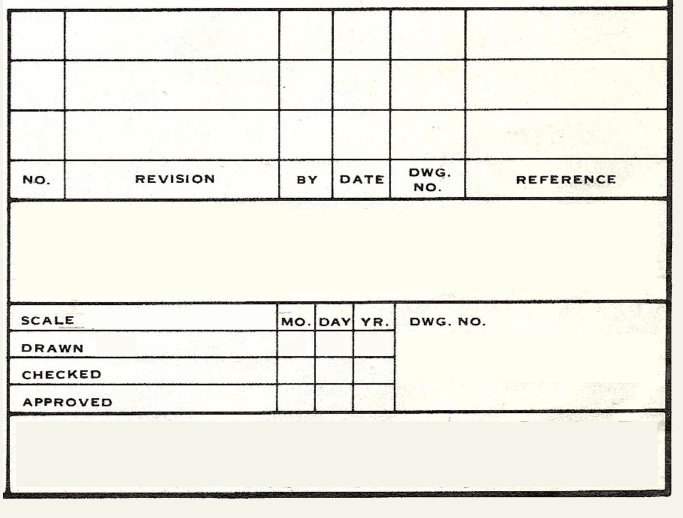
#> input picture patterns/1.jpg, 1365 x 1035 px (shown at 1/2 size)
$ python -i patter_matcher.py   (imports and definitions only)   (older library calls are emulated)
#> lines starting #> are read from the running program, lines starting #| are printed output that depends on the picture; after the words box and inside, x2 and y2 are one past the last pixel; in counts of white or black regions, pixels touching at a corner belong together
#> further down, picture is the input picture: shape (1035, 1365, 3); mean B, G, R 225.1, 233.9, 233.8
import cv2
import numpy as np
import os
import csv
import math
from numpy import linalg as LA

# [218 lines left out: functions get_files, createDir, largestTrianglePointsIdxs, findNearesPoints, alignImages, rotateIMG, not called in this run]


def line_intersection(l1, l2):
    line1 = ([l1[0],l1[1]],[l1[2],l1[3]])
    line2 = ([l2[0],l2[1]],[l2[2],l2[3]])

    xdiff = (line1[0][0] - line1[1][0], line2[0][0] - line2[1][0])
    ydiff = (line1[0][1] - line1[1][1], line2[0][1] - line2[1][1])

    def det(a, b):
        return a[0] * b[1] - a[1] * b[0]

    div = det(xdiff, ydiff)
    if div == 0:
        return None

    d = (det(*line1), det(*line2))
    x = det(d, xdiff) / div
    y = det(d, ydiff) / div
    return (int(x), int(y))


def distance(point1, point2):
    return math.sqrt((point1[0]-point2[0])**2 + (point1[1]-point2[1])**2)


def isPontOnLine(point, line):
    return abs(distance([line[0],line[1]], point) + distance([line[2],line[3]], point)         - distance([line[0],line[1]], [line[2],line[3]])) < 3


def getKeyPoints(rotate_img, saveJpeg = False):
#> called with saveJpeg = False
    global pcount
    midImage = cv2.cvtColor(rotate_img, cv2.COLOR_BGR2GRAY)

    BLACK_LIMIT = 200

    midImage[midImage < BLACK_LIMIT] = 0
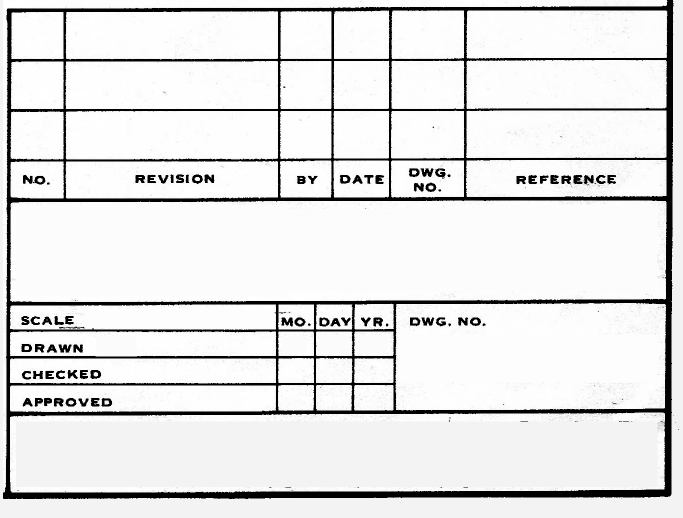
#> midImage: shape (1035, 1365) (shown at 1/2 size); min 0, max 255, mean 227.1
    midImage[midImage > BLACK_LIMIT] = 255

    thresh = cv2.threshold(midImage, 170, 200, cv2.THRESH_BINARY_INV)[1]
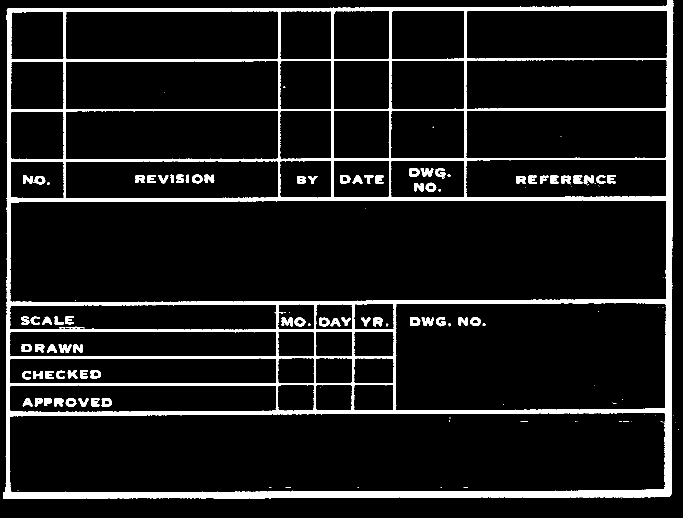
#> thresh: shape (1035, 1365) (shown at 1/2 size); values 0 (black) and 200 (white), 9.1% white; 130 white regions (56 under 20 px), largest, box (x1, y1, x2, y2) and area: (6, 0, 1347, 998) 114357, (563, 635, 586, 653) 279, (841, 337, 867, 354) 275

    horizontal = np.copy(thresh)
    vertical = np.copy(thresh)

    scale = 10

    horizontalCols = horizontal.shape[1]
    horizontalSize = horizontalCols / scale
    horizontalSize = int(horizontalSize)
    horizontalStructure = cv2.getStructuringElement(cv2.MORPH_RECT, (horizontalSize, 1))
    horizontal = cv2.morphologyEx(horizontal, cv2.MORPH_OPEN, horizontalStructure)
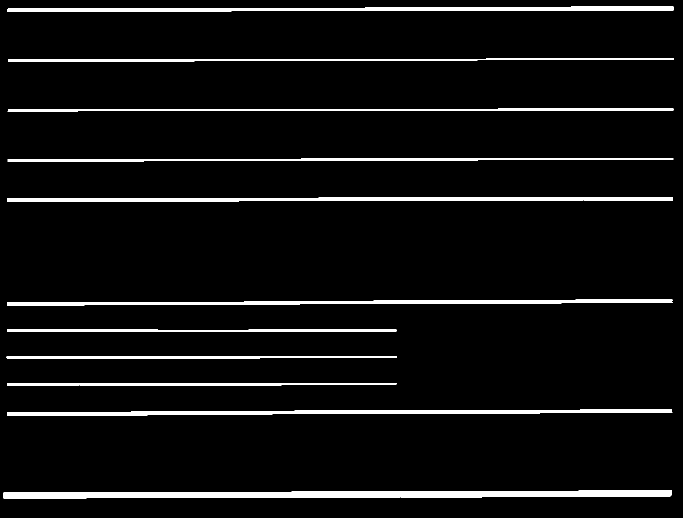
#> horizontal: shape (1035, 1365) (shown at 1/2 size); values 0 (black) and 200 (white), 5.4% white; 11 white regions, largest, box (x1, y1, x2, y2) and area: (7, 980, 1344, 997) 16283, (14, 818, 1345, 831) 9196, (14, 13, 1347, 24) 9095


    verticalRows = vertical.shape[0]
    verticalSize = verticalRows / scale
    verticalSize = int(verticalSize)
    verticalStructure = cv2.getStructuringElement(cv2.MORPH_RECT, (1, verticalSize))
    vertical = cv2.morphologyEx(vertical, cv2.MORPH_OPEN, verticalStructure)
#> vertical: shape (1035, 1365); values 0 (black) and 200 (white), 2% white; 11 white regions, largest, box (x1, y1, x2, y2) and area: (1330, 0, 1346, 994) 11934, (13, 17, 22, 998) 6399, (663, 15, 668, 402) 1669


    SE = cv2.getStructuringElement(cv2.MORPH_RECT, (1,5))
    horizontal = cv2.dilate(horizontal, SE, iterations=1)
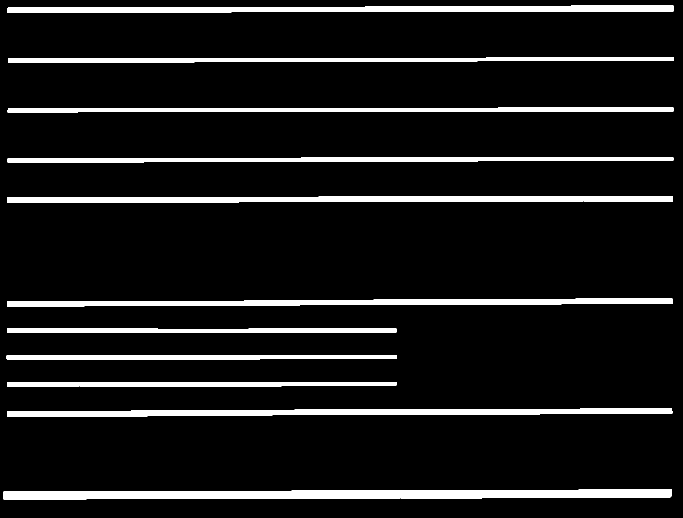
#> horizontal: shape (1035, 1365) (shown at 1/2 size); values 0 (black) and 200 (white), 9.1% white; 11 white regions, largest, box (x1, y1, x2, y2) and area: (7, 978, 1344, 999) 21631, (14, 816, 1345, 833) 14520, (14, 11, 1347, 26) 14427

    SE = cv2.getStructuringElement(cv2.MORPH_RECT, (5,1))
    vertical = cv2.dilate(vertical, SE, iterations=1)
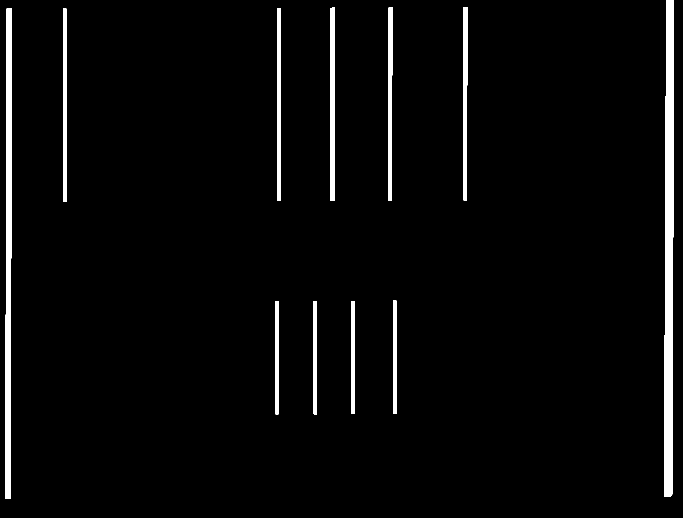
#> vertical: shape (1035, 1365) (shown at 1/2 size); values 0 (black) and 200 (white), 3.4% white; 11 white regions, largest, box (x1, y1, x2, y2) and area: (1328, 0, 1348, 994) 15910, (11, 17, 24, 998) 10324, (661, 15, 670, 402) 3217

    lines_mask = horizontal + vertical
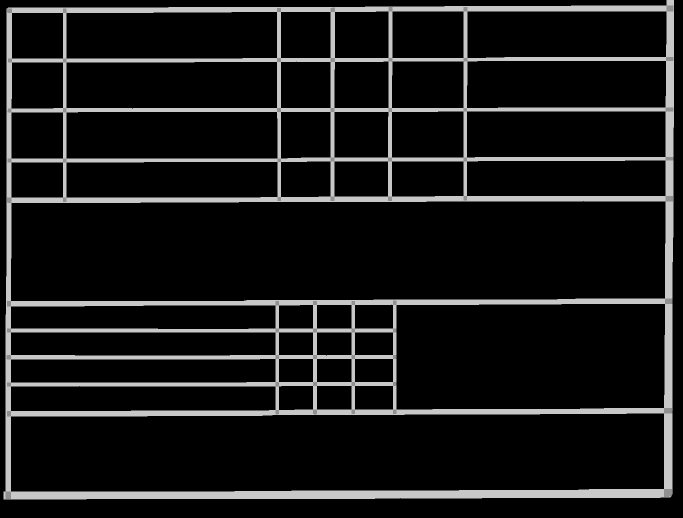
#> lines_mask: shape (1035, 1365) (shown at 1/2 size); min 0, max 200, mean 24

    # cv2.imwrite(RESULTS_DIR + "im" + str(pcount) + "_linesmask.jpg", lines_mask)


    points_image = rotate_img.copy()

    linesP = cv2.HoughLinesP(lines_mask, 1, np.pi/180, 50, None, 20, 20)
#> linesP = 236 rows, first 6: [13, 118, 1347, 118], [13, 117, 1347, 117], [13, 319, 1346, 319], [16, 15, 1347, 15], [7, 991, 1342, 991], [7, 990, 1343, 990]
    # linesP = cv2.HoughLines(lines_mask, 1, np.pi / 180, 150)


    if linesP is not None:
        horizontalLines = [line[0] for line in linesP if abs(line[0][2] - line[0][0]) > abs(line[0][3] - line[0][1])]
#> horizontalLines = 141 items, first 6: [13, 118, 1347, 118], [13, 117, 1347, 117], [13, 319, 1346, 319], [16, 15, 1347, 15], [7, 991, 1342, 991], [7, 990, 1343, 990]
        verticalLines = [line[0] for line in linesP if abs(line[0][2] - line[0][0]) < abs(line[0][3] - line[0][1])]
#> verticalLines = 95 items, first 6: [1328, 979, 1345, 0], [1329, 979, 1346, 0], [1328, 884, 1343, 0], [1335, 979, 1346, 347], [1331, 979, 1347, 24], [1333, 979, 1347, 168]

        LINE_OFFSET = 20
        count = 0
        for i in range(0, len(horizontalLines)):
            l = horizontalLines[i]
            l[0] -= LINE_OFFSET
            l[2] += LINE_OFFSET
            horizontalLines[i] = l
            # points_image = cv2.line(points_image, (l[0], l[1]), (l[2], l[3]), (0, 0, 255), 2, cv2.LINE_AA)
            # cv2.imwrite(RESULTS_DIR + table_file + str(count) + "_points.jpg", lineimg)
            count += 1
#> this loop made 141 passes
#> after the loop, count = 141; horizontalLines = 141 items, first 6: [-7, 118, 1367, 118], [-7, 117, 1367, 117], [-7, 319, 1366, 319], [-4, 15, 1367, 15], [-13, 991, 1362, 991], [-13, 990, 1363, 990]

        for i in range(0, len(verticalLines)):
            l = verticalLines[i]
            l[1] += LINE_OFFSET
            l[3] -= LINE_OFFSET
            verticalLines[i] = l
            # points_image = cv2.line(points_image, (l[0], l[1]), (l[2], l[3]), (0, 0, 255), 2, cv2.LINE_AA)
            # cv2.imwrite(RESULTS_DIR + table_file + str(count) + "_points.jpg", lineimg)
            count += 1
#> this loop made 95 passes
#> after the loop, count = 236; verticalLines = 95 items, first 6: [1328, 999, 1345, -20], [1329, 999, 1346, -20], [1328, 904, 1343, -20], [1335, 999, 1346, 327], [1331, 999, 1347, 4], [1333, 999, 1347, 148]

        keypoints = []
        count = 0
        for horizontal_line in horizontalLines:
            for vertical_line in verticalLines:
                point = line_intersection(horizontal_line, vertical_line)
                if point is not None:
                    if isPontOnLine(point, vertical_line) and isPontOnLine(point, horizontal_line):
                        keypoints.append(point)
#> this loop made 141 passes
#> horizontal_line on passes 2 to 9: [-7, 117, 1367, 117], [-7, 319, 1366, 319], [-4, 15, 1367, 15], [-13, 991, 1362, 991], [-13, 990, 1363, 990], [-8, 602, 1364, 602], [-7, 17, 1367, 17], [-9, 824, 1364, 824]

        hasChanges = True
        while hasChanges:
            hasChanges = False

            for keypoint in keypoints:
                if hasChanges:
                    break
                neighbours = []
                for neighbour in keypoints:
                    if keypoint == neighbour:
                        continue

                    if math.sqrt((keypoint[0]-neighbour[0])**2 + (keypoint[1]-neighbour[1])**2) < 30:
                        neighbours.append(neighbour)

                if len(neighbours) > 0:
                    new_keypoint = keypoint
                    for neighbour in neighbours:
                        new_keypoint = (new_keypoint[0] + neighbour[0],
                                        new_keypoint[1] + neighbour[1])

                    new_keypoint = (int(new_keypoint[0] / (len(neighbours) + 1)),
                                    int(new_keypoint[1] / (len(neighbours) + 1)))

                    keypoints = [point for point in keypoints if point not in neighbours and point != keypoint]
                    keypoints.append(new_keypoint)

                    hasChanges = True
                    break
#> this loop made 65 passes

        im_heigth, im_width = points_image.shape[:2]
        PIXEL_OFFSET = 20
        x_left = max(0, min([point[0] for point in keypoints]) - PIXEL_OFFSET)
        x_right = min(im_width - 1, max([point[0] for point in keypoints]) + PIXEL_OFFSET)
        y_top = max(0, min([point[1] for point in keypoints]) - PIXEL_OFFSET)
        y_bottom = min(im_heigth - 1, max([point[1] for point in keypoints]) + PIXEL_OFFSET)

        # cv2.rectangle(points_image, (x_left, y_top),
        #                         (x_right, y_bottom), (0, 255, 0), 5)

        cropped_im = points_image[y_top:y_bottom, x_left:x_right]

        for index in range(len(keypoints)):
            point = keypoints[index]
            point = (point[0] - x_left, point[1] - y_top)
            keypoints[index] = point
            cv2.circle(cropped_im, point, radius=10, color=(0, 255, 0), thickness=-1)
#> this loop made 64 passes
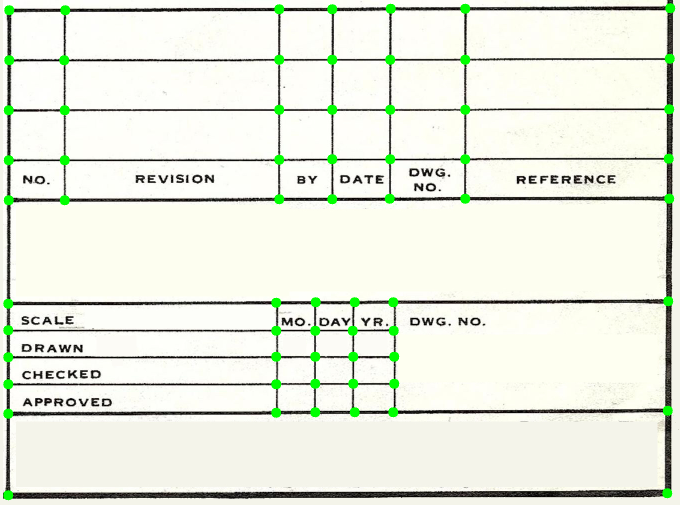
#> cropped_im: shape (1010, 1360, 3) (shown at 1/2 size); mean B, G, R 222.8, 235.3, 231.4


        if saveJpeg:
            cv2.imwrite(RESULTS_DIR + "im" + str(pcount) + "_points.jpg", cropped_im)

        return cropped_im, keypoints, x_left, y_top


MIN_DIST = 35
RESULTS_DIR = "results/"
PATTERN_PATH = "patterns/"

pcount = 0
# [1 line not run here, left out]

# [46 lines left out: function match_pattern, not called in this run]


# In[ ]:


# In[ ]:


# In[ ]:

>>> import cv2
>>> picture = cv2.imread('patterns/1.jpg')
>>> result = getKeyPoints(picture)

$ run again, on patterns/111-1885-001_3_small.jpg
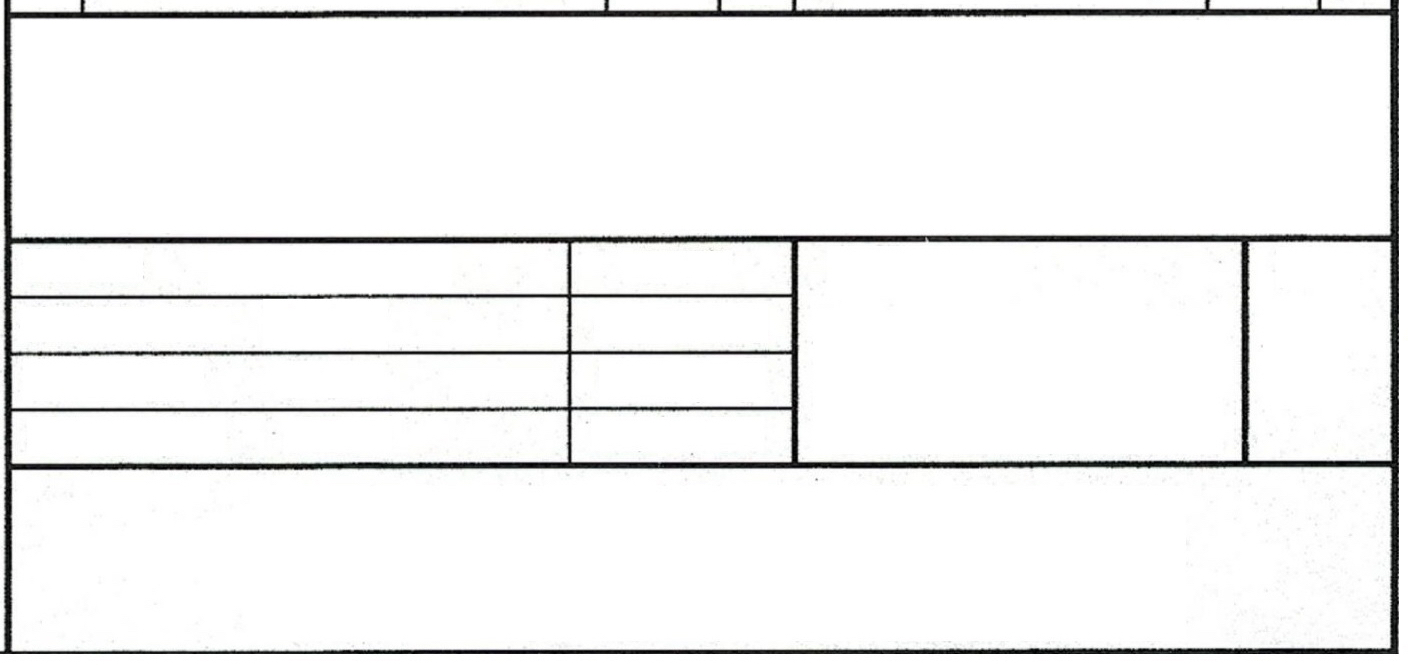
#> input picture patterns/111-1885-001_3_small.jpg, 1410 x 665 px
#> picture is the input picture: shape (665, 1410, 3); mean B, G, R 241, 241.1, 241
#> in getKeyPoints, `thresh = cv2.threshold(midImage, 170, 200, cv2.THRESH_BINARY_INV)[1]`:
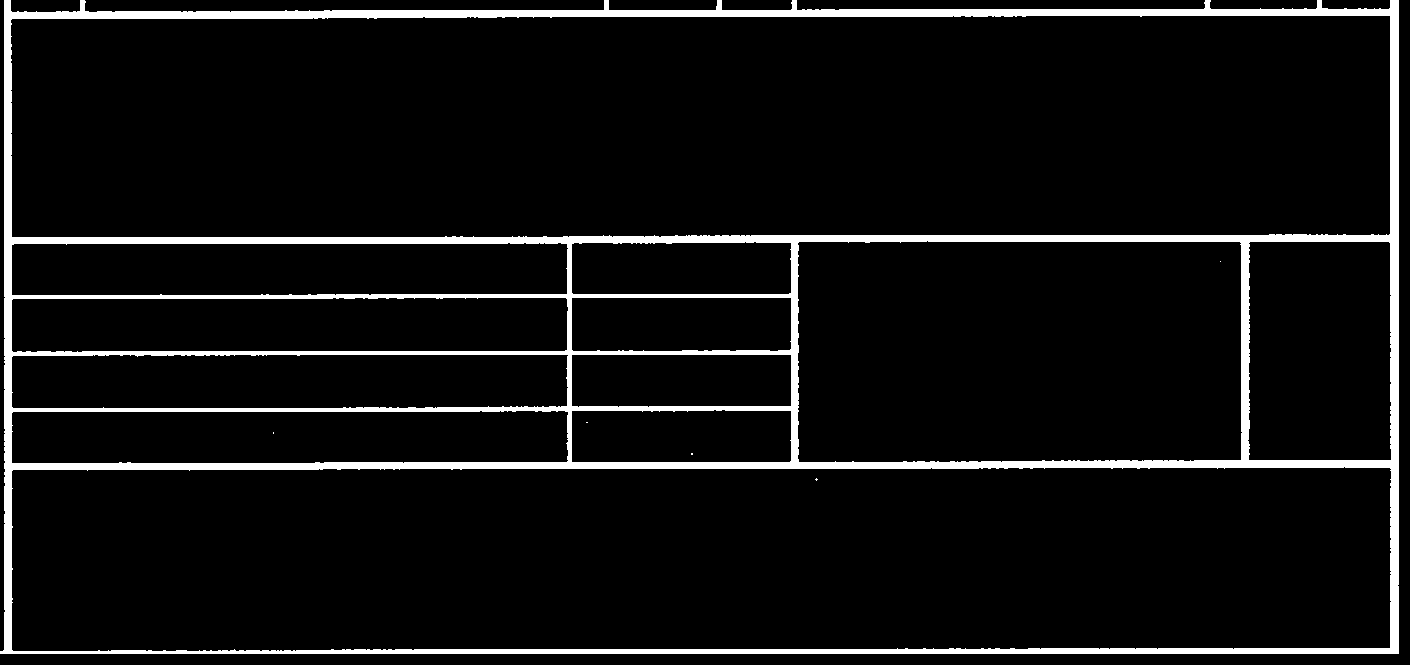
#> thresh: shape (665, 1410); values 0 (black) and 200 (white), 6.7% white; 6 white regions (5 under 20 px), largest, box (x1, y1, x2, y2) and area: (0, 0, 1399, 654) 62795
#> linesP = 142 rows, first 6: [0, 655, 1398, 655], [3, 462, 1400, 462], [2, 240, 1400, 240], [2, 236, 1400, 236], [2, 13, 1400, 13], [3, 468, 1400, 468]
#> in getKeyPoints, `horizontalLines = [line[0] for line in linesP if abs(line[0][2] - line..`: horizontalLines = 78 items, first 6: [0, 655, 1398, 655], [3, 462, 1400, 462], [2, 240, 1400, 240], [2, 236, 1400, 236], [2, 13, 1400, 13], [3, 468, 1400, 468]
#> in getKeyPoints, `verticalLines = [line[0] for line in linesP if abs(line[0][2] - line[0..`: verticalLines = 64 items, first 6: [1389, 0, 1400, 646], [1391, 0, 1400, 524], [1391, 18, 1400, 570], [1388, 66, 1398, 646], [12, 648, 12, 0], [4, 648, 4, 0]
#> the loop in getKeyPoints, `for i in range(0, len(horizontalLines)):` made 78 passes
#> after the loop in getKeyPoints, `for i in range(0, len(horizontalLines)):`: count = 78; horizontalLines = 78 items, first 6: [-20, 655, 1418, 655], [-17, 462, 1420, 462], [-18, 240, 1420, 240], [-18, 236, 1420, 236], [-18, 13, 1420, 13], [-17, 468, 1420, 468]
#> the loop in getKeyPoints, `for i in range(0, len(verticalLines)):` made 64 passes
#> after the loop in getKeyPoints, `for i in range(0, len(verticalLines)):`: count = 142; verticalLines = 64 items, first 6: [1389, 20, 1400, 626], [1391, 20, 1400, 504], [1391, 38, 1400, 550], [1388, 86, 1398, 626], [12, 668, 12, -20], [4, 668, 4, -20]
#> the loop in getKeyPoints, `for horizontal_line in horizontalLines:` made 78 passes
#> horizontal_line on passes 2 to 9: [-17, 462, 1420, 462], [-18, 240, 1420, 240], [-18, 236, 1420, 236], [-18, 13, 1420, 13], [-17, 468, 1420, 468], [-17, 463, 1420, 463], [-20, 653, 1420, 653], [-18, 242, 1420, 242]
#> the loop in getKeyPoints, `while hasChanges:` made 22 passes
#> the loop in getKeyPoints, `for index in range(len(keypoints)):` made 21 passes
#> after the loop in getKeyPoints, `for index in range(len(keypoints)):`:
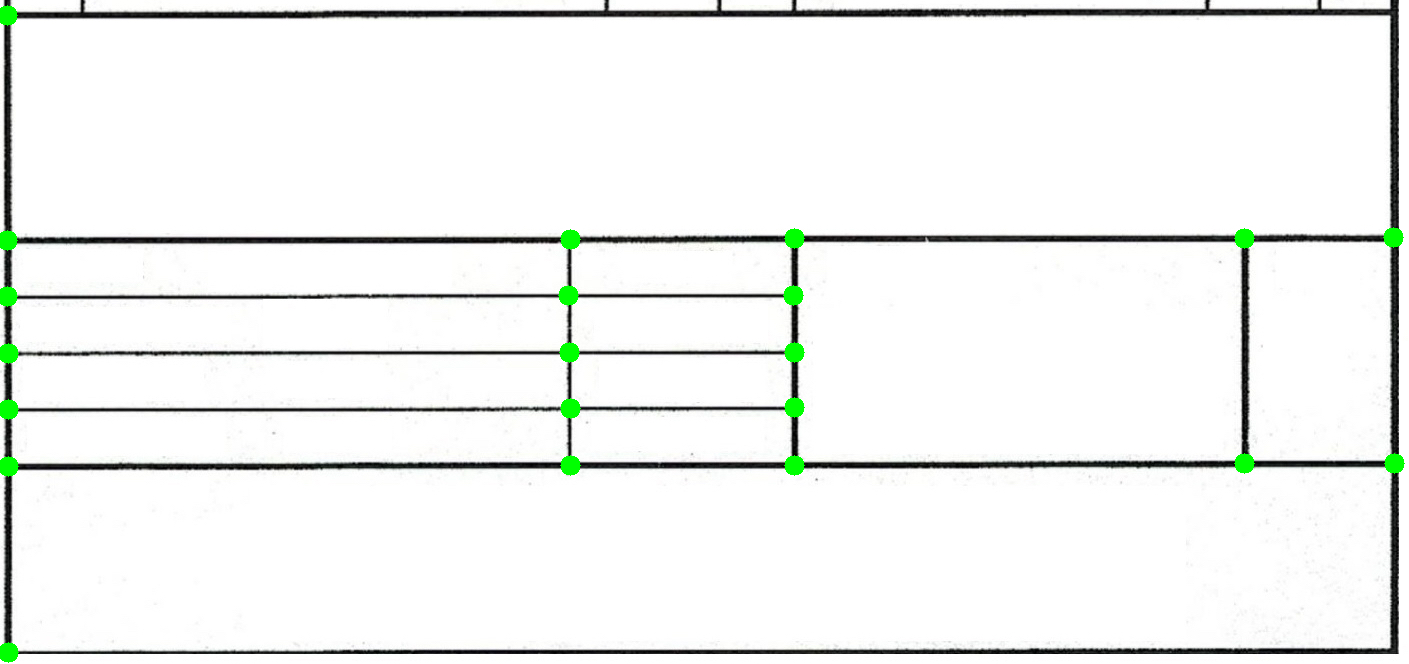
#> cropped_im: shape (664, 1409, 3); mean B, G, R 240, 241.9, 240
